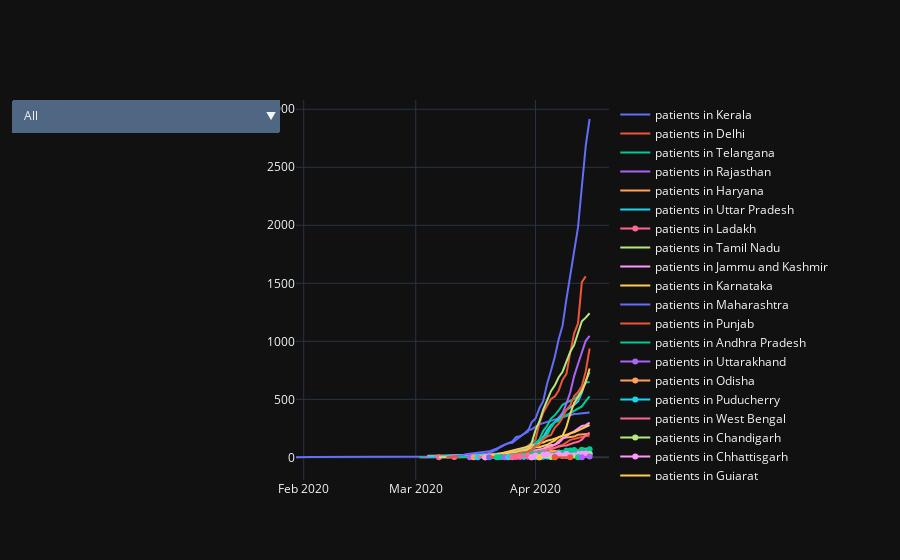

This figure's notebook cell:
### Code cell
fig = go.Figure()
keys = list(collection.keys())
for column in collection:
    fig.add_trace(
        go.Line(
            x = collection[column].date_announced,
            y = collection[column].patient_number,
            name = column
        )
    )
    
fig.update_layout(
    updatemenus=[go.layout.Updatemenu(
        active=0,
        buttons=list(create_buttons()))])

fig.show()

### Figure 1 — Plotly figure (JSON) as saved in the notebook; plotly's stock layout.template omitted (floating-point values rounded to 4 significant figures)
{"data": [{"name": "patients in Kerala", "type": "scatter", "x": ["2020-01-30T00:00:00", "2020-02-02T00:00:00", "2020-02-03T00:00:00", "2020-03-08T00:00:00", "2020-03-09T00:00:00", "2020-03-10T00:00:00", "2020-03-12T00:00:00", "2020-03-13T00:00:00", "2020-03-15T00:00:00", "2020-03-16T00:00:00", "2020-03-19T00:00:00", "2020-03-20T00:00:00", "2020-03-21T00:00:00", "2020-03-22T00:00:00", "2020-03-23T00:00:00", "2020-03-24T00:00:00", "2020-03-25T00:00:00", "2020-03-26T00:00:00", "2020-03-27T00:00:00", "2020-03-28T00:00:00", "2020-03-29T00:00:00", "2020-03-30T00:00:00", "2020-03-31T00:00:00", "2020-04-01T00:00:00", "2020-04-02T00:00:00", "2020-04-03T00:00:00", "2020-04-04T00:00:00", "2020-04-05T00:00:00", "2020-04-06T00:00:00", "2020-04-07T00:00:00", "2020-04-08T00:00:00", "2020-04-09T00:00:00", "2020-04-10T00:00:00", "2020-04-11T00:00:00", "2020-04-12T00:00:00", "2020-04-13T00:00:00", "2020-04-14T00:00:00", "2020-04-15T00:00:00"], "y": [1, 2, 3, 8, 9, 17, 19, 22, 24, 27, 28, 40, 52, 67, 95, 109, 118, 137, 176, 182, 202, 234, 241, 265, 286, 295, 306, 314, 327, 335, 344, 356, 363, 373, 375, 378, 386, 387]}, {"name": "patients in Delhi", "type": "scatter", "x": ["2020-03-02T00:00:00", "2020-03-05T00:00:00", "2020-03-06T00:00:00", "2020-03-09T00:00:00", "2020-03-11T00:00:00", "2020-03-12T00:00:00", "2020-03-13T00:00:00", "2020-03-17T00:00:00", "2020-03-18T00:00:00", "2020-03-19T00:00:00", "2020-03-20T00:00:00", "2020-03-21T00:00:00", "2020-03-22T00:00:00", "2020-03-23T00:00:00", "2020-03-25T00:00:00", "2020-03-26T00:00:00", "2020-03-27T00:00:00", "2020-03-28T00:00:00", "2020-03-29T00:00:00", "2020-03-30T00:00:00", "2020-03-31T00:00:00", "2020-04-01T00:00:00", "2020-04-02T00:00:00", "2020-04-03T00:00:00", "2020-04-04T00:00:00", "2020-04-05T00:00:00", "2020-04-06T00:00:00", "2020-04-07T00:00:00", "2020-04-08T00:00:00", "2020-04-09T00:00:00", "2020-04-10T00:00:00", "2020-04-11T00:00:00", "2020-04-12T00:00:00", "2020-04-13T00:00:00", "2020-04-14T00:00:00"], "y": [1, 2, 3, 4, 5, 6, 7, 10, 11, 14, 20, 27, 28, 30, 35, 39, 40, 49, 72, 97, 120, 152, 293, 386, 445, 503, 525, 576, 669, 720, 903, 1069, 1154, 1510, 1561]}, {"name": "patients in Telangana", "type": "scatter", "x": ["2020-03-02T00:00:00", "2020-03-14T00:00:00", "2020-03-15T00:00:00", "2020-03-16T00:00:00", "2020-03-17T00:00:00", "2020-03-18T00:00:00", "2020-03-19T00:00:00", "2020-03-20T00:00:00", "2020-03-21T00:00:00", "2020-03-22T00:00:00", "2020-03-23T00:00:00", "2020-03-24T00:00:00", "2020-03-25T00:00:00", "2020-03-26T00:00:00", "2020-03-27T00:00:00", "2020-03-28T00:00:00", "2020-03-29T00:00:00", "2020-03-30T00:00:00", "2020-03-31T00:00:00", "2020-04-01T00:00:00", "2020-04-02T00:00:00", "2020-04-03T00:00:00", "2020-04-04T00:00:00", "2020-04-05T00:00:00", "2020-04-06T00:00:00", "2020-04-07T00:00:00", "2020-04-08T00:00:00", "2020-04-09T00:00:00", "2020-04-10T00:00:00", "2020-04-11T00:00:00", "2020-04-12T00:00:00", "2020-04-13T00:00:00", "2020-04-14T00:00:00", "2020-04-15T00:00:00"], "y": [1, 2, 3, 4, 5, 13, 16, 19, 21, 27, 33, 39, 41, 45, 59, 67, 70, 77, 97, 127, 154, 229, 272, 334, 364, 404, 453, 471, 487, 503, 531, 592, 644, 650]}, {"name": "patients in Rajasthan", "type": "scatter", "x": ["2020-03-03T00:00:00", "2020-03-04T00:00:00", "2020-03-10T00:00:00", "2020-03-14T00:00:00", "2020-03-18T00:00:00", "2020-03-19T00:00:00", "2020-03-20T00:00:00", "2020-03-21T00:00:00", "2020-03-22T00:00:00", "2020-03-23T00:00:00", "2020-03-25T00:00:00", "2020-03-26T00:00:00", "2020-03-27T00:00:00", "2020-03-28T00:00:00", "2020-03-29T00:00:00", "2020-03-30T00:00:00", "2020-03-31T00:00:00", "2020-04-01T00:00:00", "2020-04-02T00:00:00", "2020-04-03T00:00:00", "2020-04-04T00:00:00", "2020-04-05T00:00:00", "2020-04-06T00:00:00", "2020-04-07T00:00:00", "2020-04-08T00:00:00", "2020-04-09T00:00:00", "2020-04-10T00:00:00", "2020-04-11T00:00:00", "2020-04-12T00:00:00", "2020-04-13T00:00:00", "2020-04-14T00:00:00", "2020-04-15T00:00:00"], "y": [1, 2, 3, 4, 7, 9, 17, 24, 29, 32, 38, 43, 50, 54, 59, 79, 93, 120, 133, 179, 206, 266, 301, 343, 383, 463, 561, 700, 804, 897, 1005, 1046]}, {"name": "patients in Haryana", "type": "scatter", "x": ["2020-03-04T00:00:00", "2020-03-17T00:00:00", "2020-03-18T00:00:00", "2020-03-20T00:00:00", "2020-03-21T00:00:00", "2020-03-23T00:00:00", "2020-03-24T00:00:00", "2020-03-25T00:00:00", "2020-03-26T00:00:00", "2020-03-27T00:00:00", "2020-03-28T00:00:00", "2020-03-30T00:00:00", "2020-03-31T00:00:00", "2020-04-02T00:00:00", "2020-04-03T00:00:00", "2020-04-04T00:00:00", "2020-04-05T00:00:00", "2020-04-06T00:00:00", "2020-04-07T00:00:00", "2020-04-08T00:00:00", "2020-04-09T00:00:00", "2020-04-10T00:00:00", "2020-04-11T00:00:00", "2020-04-12T00:00:00", "2020-04-13T00:00:00", "2020-04-14T00:00:00", "2020-04-15T00:00:00"], "y": [14, 15, 17, 19, 21, 28, 30, 31, 32, 33, 35, 36, 43, 49, 58, 84, 90, 110, 143, 167, 170, 176, 179, 195, 196, 198, 204]}, {"name": "patients in Uttar Pradesh", "type": "scatter", "x": ["2020-03-04T00:00:00", "2020-03-05T00:00:00", "2020-03-09T00:00:00", "2020-03-12T00:00:00", "2020-03-13T00:00:00", "2020-03-17T00:00:00", "2020-03-18T00:00:00", "2020-03-19T00:00:00", "2020-03-20T00:00:00", "2020-03-21T00:00:00", "2020-03-22T00:00:00", "2020-03-23T00:00:00", "2020-03-24T00:00:00", "2020-03-25T00:00:00", "2020-03-26T00:00:00", "2020-03-27T00:00:00", "2020-03-28T00:00:00", "2020-03-29T00:00:00", "2020-03-30T00:00:00", "2020-03-31T00:00:00", "2020-04-01T00:00:00", "2020-04-02T00:00:00", "2020-04-03T00:00:00", "2020-04-04T00:00:00", "2020-04-05T00:00:00", "2020-04-06T00:00:00", "2020-04-07T00:00:00", "2020-04-08T00:00:00", "2020-04-09T00:00:00", "2020-04-10T00:00:00", "2020-04-11T00:00:00", "2020-04-12T00:00:00", "2020-04-13T00:00:00", "2020-04-14T00:00:00", "2020-04-15T00:00:00"], "y": [7, 8, 10, 12, 13, 15, 17, 20, 24, 28, 30, 34, 35, 38, 42, 49, 65, 72, 96, 104, 117, 128, 174, 234, 278, 305, 332, 361, 410, 433, 452, 483, 558, 660, 735]}, {"name": "patients in Ladakh", "type": "scatter", "x": ["2020-03-07T00:00:00", "2020-03-11T00:00:00", "2020-03-17T00:00:00", "2020-03-20T00:00:00", "2020-03-21T00:00:00", "2020-04-03T00:00:00", "2020-04-10T00:00:00", "2020-04-13T00:00:00"], "y": [2, 3, 8, 10, 13, 14, 15, 17]}, {"name": "patients in Tamil Nadu", "type": "scatter", "x": ["2020-03-07T00:00:00", "2020-03-18T00:00:00", "2020-03-19T00:00:00", "2020-03-21T00:00:00", "2020-03-22T00:00:00", "2020-03-23T00:00:00", "2020-03-24T00:00:00", "2020-03-25T00:00:00", "2020-03-26T00:00:00", "2020-03-27T00:00:00", "2020-03-28T00:00:00", "2020-03-29T00:00:00", "2020-03-30T00:00:00", "2020-03-31T00:00:00", "2020-04-01T00:00:00", "2020-04-02T00:00:00", "2020-04-03T00:00:00", "2020-04-04T00:00:00", "2020-04-05T00:00:00", "2020-04-06T00:00:00", "2020-04-07T00:00:00", "2020-04-08T00:00:00", "2020-04-09T00:00:00", "2020-04-10T00:00:00", "2020-04-11T00:00:00", "2020-04-12T00:00:00", "2020-04-13T00:00:00", "2020-04-14T00:00:00", "2020-04-15T00:00:00"], "y": [1, 2, 3, 6, 9, 12, 18, 26, 29, 38, 42, 50, 67, 124, 234, 309, 411, 485, 571, 621, 690, 738, 834, 911, 969, 1075, 1173, 1204, 1242]}, {"name": "patients in Jammu and Kashmir", "type": "scatter", "x": ["2020-03-09T00:00:00", "2020-03-13T00:00:00", "2020-03-16T00:00:00", "2020-03-18T00:00:00", "2020-03-24T00:00:00", "2020-03-25T00:00:00", "2020-03-26T00:00:00", "2020-03-27T00:00:00", "2020-03-28T00:00:00", "2020-03-29T00:00:00", "2020-03-30T00:00:00", "2020-03-31T00:00:00", "2020-04-01T00:00:00", "2020-04-02T00:00:00", "2020-04-03T00:00:00", "2020-04-04T00:00:00", "2020-04-05T00:00:00", "2020-04-06T00:00:00", "2020-04-07T00:00:00", "2020-04-08T00:00:00", "2020-04-09T00:00:00", "2020-04-10T00:00:00", "2020-04-11T00:00:00", "2020-04-12T00:00:00", "2020-04-13T00:00:00", "2020-04-14T00:00:00", "2020-04-15T00:00:00"], "y": [1, 2, 3, 4, 6, 11, 14, 20, 33, 38, 49, 55, 62, 70, 75, 92, 106, 109, 125, 158, 184, 207, 224, 245, 270, 278, 300]}, {"name": "patients in Karnataka", "type": "scatter", "x": ["2020-03-09T00:00:00", "2020-03-10T00:00:00", "2020-03-12T00:00:00", "2020-03-13T00:00:00", "2020-03-16T00:00:00", "2020-03-17T00:00:00", "2020-03-18T00:00:00", "2020-03-19T00:00:00", "2020-03-21T00:00:00", "2020-03-22T00:00:00", "2020-03-23T00:00:00", "2020-03-24T00:00:00", "2020-03-25T00:00:00", "2020-03-26T00:00:00", "2020-03-27T00:00:00", "2020-03-28T00:00:00", "2020-03-29T00:00:00", "2020-03-30T00:00:00", "2020-03-31T00:00:00", "2020-04-01T00:00:00", "2020-04-02T00:00:00", "2020-04-03T00:00:00", "2020-04-04T00:00:00", "2020-04-05T00:00:00", "2020-04-06T00:00:00", "2020-04-07T00:00:00", "2020-04-08T00:00:00", "2020-04-09T00:00:00", "2020-04-10T00:00:00", "2020-04-11T00:00:00", "2020-04-12T00:00:00", "2020-04-13T00:00:00", "2020-04-14T00:00:00", "2020-04-15T00:00:00"], "y": [1, 4, 5, 6, 7, 11, 14, 15, 20, 26, 33, 41, 51, 55, 64, 76, 83, 88, 101, 110, 124, 128, 144, 151, 163, 175, 181, 197, 207, 215, 232, 247, 260, 279]}, {"name": "patients in Maharashtra", "type": "scatter", "x": ["2020-03-09T00:00:00", "2020-03-10T00:00:00", "2020-03-11T00:00:00", "2020-03-12T00:00:00", "2020-03-13T00:00:00", "2020-03-14T00:00:00", "2020-03-15T00:00:00", "2020-03-16T00:00:00", "2020-03-17T00:00:00", "2020-03-18T00:00:00", "2020-03-19T00:00:00", "2020-03-20T00:00:00", "2020-03-21T00:00:00", "2020-03-22T00:00:00", "2020-03-23T00:00:00", "2020-03-24T00:00:00", "2020-03-25T00:00:00", "2020-03-26T00:00:00", "2020-03-27T00:00:00", "2020-03-28T00:00:00", "2020-03-29T00:00:00", "2020-03-30T00:00:00", "2020-03-31T00:00:00", "2020-04-01T00:00:00", "2020-04-02T00:00:00", "2020-04-03T00:00:00", "2020-04-04T00:00:00", "2020-04-05T00:00:00", "2020-04-06T00:00:00", "2020-04-07T00:00:00", "2020-04-08T00:00:00", "2020-04-09T00:00:00", "2020-04-10T00:00:00", "2020-04-11T00:00:00", "2020-04-12T00:00:00", "2020-04-13T00:00:00", "2020-04-14T00:00:00", "2020-04-15T00:00:00"], "y": [2, 5, 11, 14, 17, 26, 32, 39, 41, 45, 48, 52, 64, 74, 89, 107, 122, 125, 153, 181, 203, 220, 302, 335, 423, 487, 635, 747, 868, 1018, 1135, 1364, 1574, 1761, 1982, 2334, 2684, 2916]}, {"name": "patients in Punjab", "type": "scatter", "x": ["2020-03-09T00:00:00", "2020-03-19T00:00:00", "2020-03-20T00:00:00", "2020-03-21T00:00:00", "2020-03-22T00:00:00", "2020-03-23T00:00:00", "2020-03-24T00:00:00", "2020-03-25T00:00:00", "2020-03-26T00:00:00", "2020-03-27T00:00:00", "2020-03-30T00:00:00", "2020-03-31T00:00:00", "2020-04-01T00:00:00", "2020-04-02T00:00:00", "2020-04-03T00:00:00", "2020-04-04T00:00:00", "2020-04-05T00:00:00", "2020-04-06T00:00:00", "2020-04-07T00:00:00", "2020-04-08T00:00:00", "2020-04-09T00:00:00", "2020-04-10T00:00:00", "2020-04-11T00:00:00", "2020-04-12T00:00:00", "2020-04-13T00:00:00", "2020-04-14T00:00:00", "2020-04-15T00:00:00"], "y": [1, 2, 3, 13, 21, 23, 29, 31, 33, 38, 41, 42, 46, 47, 53, 65, 68, 79, 99, 106, 130, 151, 158, 170, 176, 184, 186]}, {"name": "patients in Andhra Pradesh", "type": "scatter", "x": ["2020-03-12T00:00:00", "2020-03-19T00:00:00", "2020-03-21T00:00:00", "2020-03-22T00:00:00", "2020-03-23T00:00:00", "2020-03-24T00:00:00", "2020-03-25T00:00:00", "2020-03-26T00:00:00", "2020-03-27T00:00:00", "2020-03-28T00:00:00", "2020-03-29T00:00:00", "2020-03-30T00:00:00", "2020-03-31T00:00:00", "2020-04-01T00:00:00", "2020-04-02T00:00:00", "2020-04-03T00:00:00", "2020-04-04T00:00:00", "2020-04-05T00:00:00", "2020-04-06T00:00:00", "2020-04-07T00:00:00", "2020-04-08T00:00:00", "2020-04-09T00:00:00", "2020-04-10T00:00:00", "2020-04-11T00:00:00", "2020-04-12T00:00:00", "2020-04-13T00:00:00", "2020-04-14T00:00:00", "2020-04-15T00:00:00"], "y": [1, 3, 5, 6, 7, 8, 10, 11, 13, 19, 21, 23, 44, 111, 149, 164, 192, 256, 303, 314, 348, 363, 381, 405, 420, 439, 484, 525]}, {"name": "patients in Uttarakhand", "type": "scatter", "x": ["2020-03-15T00:00:00", "2020-03-19T00:00:00", "2020-03-23T00:00:00", "2020-03-25T00:00:00", "2020-03-28T00:00:00", "2020-03-29T00:00:00", "2020-04-02T00:00:00", "2020-04-03T00:00:00", "2020-04-04T00:00:00", "2020-04-05T00:00:00", "2020-04-06T00:00:00", "2020-04-08T00:00:00", "2020-04-14T00:00:00"], "y": [1, 3, 4, 5, 6, 7, 10, 16, 22, 26, 31, 35, 37]}, {"name": "patients in Odisha", "type": "scatter", "x": ["2020-03-16T00:00:00", "2020-03-19T00:00:00", "2020-03-26T00:00:00", "2020-03-31T00:00:00", "2020-04-01T00:00:00", "2020-04-03T00:00:00", "2020-04-04T00:00:00", "2020-04-05T00:00:00", "2020-04-06T00:00:00", "2020-04-07T00:00:00", "2020-04-09T00:00:00", "2020-04-10T00:00:00", "2020-04-11T00:00:00", "2020-04-13T00:00:00", "2020-04-14T00:00:00"], "y": [1, 2, 3, 4, 5, 20, 21, 39, 40, 42, 48, 50, 54, 55, 60]}, {"name": "patients in Puducherry", "type": "scatter", "x": ["2020-03-17T00:00:00", "2020-04-01T00:00:00", "2020-04-02T00:00:00", "2020-04-10T00:00:00"], "y": [1, 3, 5, 7]}, {"name": "patients in West Bengal", "type": "scatter", "x": ["2020-03-17T00:00:00", "2020-03-20T00:00:00", "2020-03-21T00:00:00", "2020-03-22T00:00:00", "2020-03-24T00:00:00", "2020-03-26T00:00:00", "2020-03-27T00:00:00", "2020-03-28T00:00:00", "2020-03-29T00:00:00", "2020-03-30T00:00:00", "2020-03-31T00:00:00", "2020-04-02T00:00:00", "2020-04-05T00:00:00", "2020-04-07T00:00:00", "2020-04-08T00:00:00", "2020-04-09T00:00:00", "2020-04-10T00:00:00", "2020-04-11T00:00:00", "2020-04-12T00:00:00", "2020-04-13T00:00:00", "2020-04-14T00:00:00", "2020-04-15T00:00:00"], "y": [1, 2, 4, 7, 9, 10, 15, 18, 21, 22, 37, 53, 80, 91, 99, 103, 116, 126, 134, 152, 190, 213]}, {"name": "patients in Chandigarh", "type": "scatter", "x": ["2020-03-19T00:00:00", "2020-03-20T00:00:00", "2020-03-22T00:00:00", "2020-03-23T00:00:00", "2020-03-27T00:00:00", "2020-03-30T00:00:00", "2020-03-31T00:00:00", "2020-04-01T00:00:00", "2020-04-02T00:00:00", "2020-04-10T00:00:00", "2020-04-12T00:00:00"], "y": [1, 5, 6, 7, 8, 13, 15, 17, 18, 19, 21]}, {"name": "patients in Chhattisgarh", "type": "scatter", "x": ["2020-03-19T00:00:00", "2020-03-25T00:00:00", "2020-03-26T00:00:00", "2020-03-28T00:00:00", "2020-03-30T00:00:00", "2020-03-31T00:00:00", "2020-04-04T00:00:00", "2020-04-09T00:00:00", "2020-04-11T00:00:00", "2020-04-12T00:00:00", "2020-04-14T00:00:00"], "y": [1, 3, 6, 7, 8, 9, 10, 18, 25, 31, 33]}, {"name": "patients in Gujarat", "type": "scatter", "x": ["2020-03-19T00:00:00", "2020-03-20T00:00:00", "2020-03-21T00:00:00", "2020-03-22T00:00:00", "2020-03-23T00:00:00", "2020-03-24T00:00:00", "2020-03-25T00:00:00", "2020-03-26T00:00:00", "2020-03-27T00:00:00", "2020-03-28T00:00:00", "2020-03-29T00:00:00", "2020-03-30T00:00:00", "2020-03-31T00:00:00", "2020-04-01T00:00:00", "2020-04-02T00:00:00", "2020-04-03T00:00:00", "2020-04-04T00:00:00", "2020-04-05T00:00:00", "2020-04-06T00:00:00", "2020-04-07T00:00:00", "2020-04-08T00:00:00", "2020-04-09T00:00:00", "2020-04-10T00:00:00", "2020-04-11T00:00:00", "2020-04-12T00:00:00", "2020-04-13T00:00:00", "2020-04-14T00:00:00", "2020-04-15T00:00:00"], "y": [2, 7, 14, 18, 30, 36, 38, 44, 47, 55, 63, 70, 74, 87, 88, 95, 108, 128, 146, 175, 186, 262, 378, 468, 516, 572, 650, 766]}, {"name": "patients in Himachal Pradesh", "type": "scatter", "x": ["2020-03-20T00:00:00", "2020-03-23T00:00:00", "2020-04-02T00:00:00", "2020-04-04T00:00:00", "2020-04-05T00:00:00", "2020-04-06T00:00:00", "2020-04-07T00:00:00", "2020-04-09T00:00:00", "2020-04-11T00:00:00", "2020-04-14T00:00:00", "2020-04-15T00:00:00"], "y": [2, 3, 6, 13, 14, 18, 27, 28, 32, 33, 35]}, {"name": "patients in Madhya Pradesh", "type": "scatter", "x": ["2020-03-20T00:00:00", "2020-03-22T00:00:00", "2020-03-24T00:00:00", "2020-03-25T00:00:00", "2020-03-26T00:00:00", "2020-03-27T00:00:00", "2020-03-28T00:00:00", "2020-03-30T00:00:00", "2020-03-31T00:00:00", "2020-04-01T00:00:00", "2020-04-02T00:00:00", "2020-04-03T00:00:00", "2020-04-04T00:00:00", "2020-04-05T00:00:00", "2020-04-06T00:00:00", "2020-04-07T00:00:00", "2020-04-08T00:00:00", "2020-04-09T00:00:00", "2020-04-10T00:00:00", "2020-04-11T00:00:00", "2020-04-12T00:00:00", "2020-04-13T00:00:00", "2020-04-14T00:00:00", "2020-04-15T00:00:00"], "y": [4, 6, 7, 15, 20, 29, 39, 47, 66, 98, 107, 154, 179, 193, 256, 290, 341, 411, 451, 529, 562, 614, 741, 938]}, {"name": "patients in Bihar", "type": "scatter", "x": ["2020-03-22T00:00:00", "2020-03-23T00:00:00", "2020-03-25T00:00:00", "2020-03-26T00:00:00", "2020-03-27T00:00:00", "2020-03-28T00:00:00", "2020-03-29T00:00:00", "2020-03-31T00:00:00", "2020-04-01T00:00:00", "2020-04-02T00:00:00", "2020-04-03T00:00:00", "2020-04-04T00:00:00", "2020-04-07T00:00:00", "2020-04-08T00:00:00", "2020-04-09T00:00:00", "2020-04-10T00:00:00", "2020-04-11T00:00:00", "2020-04-13T00:00:00", "2020-04-15T00:00:00"], "y": [2, 3, 4, 7, 9, 11, 15, 21, 24, 29, 31, 32, 38, 39, 58, 60, 64, 66, 70]}, {"name": "patients in Manipur", "type": "scatter", "x": ["2020-03-24T00:00:00", "2020-04-02T00:00:00"], "y": [1, 2]}, {"name": "patients in Mizoram", "type": "scatter", "x": ["2020-03-25T00:00:00"], "y": [1]}, {"name": "patients in Goa", "type": "scatter", "x": ["2020-03-25T00:00:00", "2020-03-29T00:00:00", "2020-04-03T00:00:00", "2020-04-04T00:00:00"], "y": [3, 5, 6, 7]}, {"name": "patients in Andaman and Nicobar Islands", "type": "scatter", "x": ["2020-03-26T00:00:00", "2020-03-27T00:00:00", "2020-03-28T00:00:00", "2020-03-30T00:00:00", "2020-04-08T00:00:00"], "y": [1, 6, 9, 10, 11]}, {"name": "patients in Jharkhand", "type": "scatter", "x": ["2020-03-31T00:00:00", "2020-04-02T00:00:00", "2020-04-05T00:00:00", "2020-04-06T00:00:00", "2020-04-09T00:00:00", "2020-04-10T00:00:00", "2020-04-11T00:00:00", "2020-04-12T00:00:00", "2020-04-13T00:00:00", "2020-04-14T00:00:00", "2020-04-15T00:00:00"], "y": [1, 2, 3, 4, 13, 14, 17, 19, 24, 27, 28]}, {"name": "patients in Assam", "type": "scatter", "x": ["2020-03-31T00:00:00", "2020-04-01T00:00:00", "2020-04-03T00:00:00", "2020-04-04T00:00:00", "2020-04-07T00:00:00", "2020-04-09T00:00:00", "2020-04-13T00:00:00", "2020-04-14T00:00:00"], "y": [1, 16, 23, 26, 28, 29, 31, 32]}, {"name": "patients in Arunachal Pradesh", "type": "scatter", "x": ["2020-04-02T00:00:00"], "y": [1]}, {"name": "patients in Dadra and Nagar Haveli", "type": "scatter", "x": ["2020-04-06T00:00:00"], "y": [1]}, {"name": "patients in Tripura", "type": "scatter", "x": ["2020-04-06T00:00:00", "2020-04-10T00:00:00"], "y": [1, 2]}, {"name": "patients in Nagaland", "type": "scatter", "x": ["2020-04-12T00:00:00"], "y": [1]}, {"name": "patients in Meghalaya", "type": "scatter", "x": ["2020-04-13T00:00:00", "2020-04-15T00:00:00"], "y": [1, 7]}], "layout": {"updatemenus": [{"active": 0, "buttons": [{"args": [{"visible": [true, true, true, true, true, true, true, true, true, true, true, true, true, true, true, true, true, true, true, true, true, true, true, true, true, true, true, true, true, true, true, true, true, true]}, {"showlegend": true, "title": "All"}], "label": "All", "method": "update"}, {"args": [{"visible": [true, false, false, false, false, false, false, false, false, false, false, false, false, false, false, false, false, false, false, false, false, false, false, false, false, false, false, false, false, false, false, false, false, false]}, {"showlegend": true, "title": "patients in Kerala"}], "label": "patients in Kerala", "method": "update"}, {"args": [{"visible": [false, true, false, false, false, false, false, false, false, false, false, false, false, false, false, false, false, false, false, false, false, false, false, false, false, false, false, false, false, false, false, false, false, false]}, {"showlegend": true, "title": "patients in Delhi"}], "label": "patients in Delhi", "method": "update"}, {"args": [{"visible": [false, false, true, false, false, false, false, false, false, false, false, false, false, false, false, false, false, false, false, false, false, false, false, false, false, false, false, false, false, false, false, false, false, false]}, {"showlegend": true, "title": "patients in Telangana"}], "label": "patients in Telangana", "method": "update"}, {"args": [{"visible": [false, false, false, true, false, false, false, false, false, false, false, false, false, false, false, false, false, false, false, false, false, false, false, false, false, false, false, false, false, false, false, false, false, false]}, {"showlegend": true, "title": "patients in Rajasthan"}], "label": "patients in Rajasthan", "method": "update"}, {"args": [{"visible": [false, false, false, false, true, false, false, false, false, false, false, false, false, false, false, false, false, false, false, false, false, false, false, false, false, false, false, false, false, false, false, false, false, false]}, {"showlegend": true, "title": "patients in Haryana"}], "label": "patients in Haryana", "method": "update"}, {"args": [{"visible": [false, false, false, false, false, true, false, false, false, false, false, false, false, false, false, false, false, false, false, false, false, false, false, false, false, false, false, false, false, false, false, false, false, false]}, {"showlegend": true, "title": "patients in Uttar Pradesh"}], "label": "patients in Uttar Pradesh", "method": "update"}, {"args": [{"visible": [false, false, false, false, false, false, true, false, false, false, false, false, false, false, false, false, false, false, false, false, false, false, false, false, false, false, false, false, false, false, false, false, false, false]}, {"showlegend": true, "title": "patients in Ladakh"}], "label": "patients in Ladakh", "method": "update"}, {"args": [{"visible": [false, false, false, false, false, false, false, true, false, false, false, false, false, false, false, false, false, false, false, false, false, false, false, false, false, false, false, false, false, false, false, false, false, false]}, {"showlegend": true, "title": "patients in Tamil Nadu"}], "label": "patients in Tamil Nadu", "method": "update"}, {"args": [{"visible": [false, false, false, false, false, false, false, false, true, false, false, false, false, false, false, false, false, false, false, false, false, false, false, false, false, false, false, false, false, false, false, false, false, false]}, {"showlegend": true, "title": "patients in Jammu and Kashmir"}], "label": "patients in Jammu and Kashmir", "method": "update"}, {"args": [{"visible": [false, false, false, false, false, false, false, false, false, true, false, false, false, false, false, false, false, false, false, false, false, false, false, false, false, false, false, false, false, false, false, false, false, false]}, {"showlegend": true, "title": "patients in Karnataka"}], "label": "patients in Karnataka", "method": "update"}, {"args": [{"visible": [false, false, false, false, false, false, false, false, false, false, true, false, false, false, false, false, false, false, false, false, false, false, false, false, false, false, false, false, false, false, false, false, false, false]}, {"showlegend": true, "title": "patients in Maharashtra"}], "label": "patients in Maharashtra", "method": "update"}, {"args": [{"visible": [false, false, false, false, false, false, false, false, false, false, false, true, false, false, false, false, false, false, false, false, false, false, false, false, false, false, false, false, false, false, false, false, false, false]}, {"showlegend": true, "title": "patients in Punjab"}], "label": "patients in Punjab", "method": "update"}, {"args": [{"visible": [false, false, false, false, false, false, false, false, false, false, false, false, true, false, false, false, false, false, false, false, false, false, false, false, false, false, false, false, false, false, false, false, false, false]}, {"showlegend": true, "title": "patients in Andhra Pradesh"}], "label": "patients in Andhra Pradesh", "method": "update"}, {"args": [{"visible": [false, false, false, false, false, false, false, false, false, false, false, false, false, true, false, false, false, false, false, false, false, false, false, false, false, false, false, false, false, false, false, false, false, false]}, {"showlegend": true, "title": "patients in Uttarakhand"}], "label": "patients in Uttarakhand", "method": "update"}, {"args": [{"visible": [false, false, false, false, false, false, false, false, false, false, false, false, false, false, true, false, false, false, false, false, false, false, false, false, false, false, false, false, false, false, false, false, false, false]}, {"showlegend": true, "title": "patients in Odisha"}], "label": "patients in Odisha", "method": "update"}, {"args": [{"visible": [false, false, false, false, false, false, false, false, false, false, false, false, false, false, false, true, false, false, false, false, false, false, false, false, false, false, false, false, false, false, false, false, false, false]}, {"showlegend": true, "title": "patients in Puducherry"}], "label": "patients in Puducherry", "method": "update"}, {"args": [{"visible": [false, false, false, false, false, false, false, false, false, false, false, false, false, false, false, false, true, false, false, false, false, false, false, false, false, false, false, false, false, false, false, false, false, false]}, {"showlegend": true, "title": "patients in West Bengal"}], "label": "patients in West Bengal", "method": "update"}, {"args": [{"visible": [false, false, false, false, false, false, false, false, false, false, false, false, false, false, false, false, false, true, false, false, false, false, false, false, false, false, false, false, false, false, false, false, false, false]}, {"showlegend": true, "title": "patients in Chandigarh"}], "label": "patients in Chandigarh", "method": "update"}, {"args": [{"visible": [false, false, false, false, false, false, false, false, false, false, false, false, false, false, false, false, false, false, true, false, false, false, false, false, false, false, false, false, false, false, false, false, false, false]}, {"showlegend": true, "title": "patients in Chhattisgarh"}], "label": "patients in Chhattisgarh", "method": "update"}, {"args": [{"visible": [false, false, false, false, false, false, false, false, false, false, false, false, false, false, false, false, false, false, false, true, false, false, false, false, false, false, false, false, false, false, false, false, false, false]}, {"showlegend": true, "title": "patients in Gujarat"}], "label": "patients in Gujarat", "method": "update"}, {"args": [{"visible": [false, false, false, false, false, false, false, false, false, false, false, false, false, false, false, false, false, false, false, false, true, false, false, false, false, false, false, false, false, false, false, false, false, false]}, {"showlegend": true, "title": "patients in Himachal Pradesh"}], "label": "patients in Himachal Pradesh", "method": "update"}, {"args": [{"visible": [false, false, false, false, false, false, false, false, false, false, false, false, false, false, false, false, false, false, false, false, false, true, false, false, false, false, false, false, false, false, false, false, false, false]}, {"showlegend": true, "title": "patients in Madhya Pradesh"}], "label": "patients in Madhya Pradesh", "method": "update"}, {"args": [{"visible": [false, false, false, false, false, false, false, false, false, false, false, false, false, false, false, false, false, false, false, false, false, false, true, false, false, false, false, false, false, false, false, false, false, false]}, {"showlegend": true, "title": "patients in Bihar"}], "label": "patients in Bihar", "method": "update"}, {"args": [{"visible": [false, false, false, false, false, false, false, false, false, false, false, false, false, false, false, false, false, false, false, false, false, false, false, true, false, false, false, false, false, false, false, false, false, false]}, {"showlegend": true, "title": "patients in Manipur"}], "label": "patients in Manipur", "method": "update"}, {"args": [{"visible": [false, false, false, false, false, false, false, false, false, false, false, false, false, false, false, false, false, false, false, false, false, false, false, false, true, false, false, false, false, false, false, false, false, false]}, {"showlegend": true, "title": "patients in Mizoram"}], "label": "patients in Mizoram", "method": "update"}, {"args": [{"visible": [false, false, false, false, false, false, false, false, false, false, false, false, false, false, false, false, false, false, false, false, false, false, false, false, false, true, false, false, false, false, false, false, false, false]}, {"showlegend": true, "title": "patients in Goa"}], "label": "patients in Goa", "method": "update"}, {"args": [{"visible": [false, false, false, false, false, false, false, false, false, false, false, false, false, false, false, false, false, false, false, false, false, false, false, false, false, false, true, false, false, false, false, false, false, false]}, {"showlegend": true, "title": "patients in Andaman and Nicobar Islands"}], "label": "patients in Andaman and Nicobar Islands", "method": "update"}, {"args": [{"visible": [false, false, false, false, false, false, false, false, false, false, false, false, false, false, false, false, false, false, false, false, false, false, false, false, false, false, false, true, false, false, false, false, false, false]}, {"showlegend": true, "title": "patients in Jharkhand"}], "label": "patients in Jharkhand", "method": "update"}, {"args": [{"visible": [false, false, false, false, false, false, false, false, false, false, false, false, false, false, false, false, false, false, false, false, false, false, false, false, false, false, false, false, true, false, false, false, false, false]}, {"showlegend": true, "title": "patients in Assam"}], "label": "patients in Assam", "method": "update"}, {"args": [{"visible": [false, false, false, false, false, false, false, false, false, false, false, false, false, false, false, false, false, false, false, false, false, false, false, false, false, false, false, false, false, true, false, false, false, false]}, {"showlegend": true, "title": "patients in Arunachal Pradesh"}], "label": "patients in Arunachal Pradesh", "method": "update"}, {"args": [{"visible": [false, false, false, false, false, false, false, false, false, false, false, false, false, false, false, false, false, false, false, false, false, false, false, false, false, false, false, false, false, false, true, false, false, false]}, {"showlegend": true, "title": "patients in Dadra and Nagar Haveli"}], "label": "patients in Dadra and Nagar Haveli", "method": "update"}, {"args": [{"visible": [false, false, false, false, false, false, false, false, false, false, false, false, false, false, false, false, false, false, false, false, false, false, false, false, false, false, false, false, false, false, false, true, false, false]}, {"showlegend": true, "title": "patients in Tripura"}], "label": "patients in Tripura", "method": "update"}, {"args": [{"visible": [false, false, false, false, false, false, false, false, false, false, false, false, false, false, false, false, false, false, false, false, false, false, false, false, false, false, false, false, false, false, false, false, true, false]}, {"showlegend": true, "title": "patients in Nagaland"}], "label": "patients in Nagaland", "method": "update"}, {"args": [{"visible": [false, false, false, false, false, false, false, false, false, false, false, false, false, false, false, false, false, false, false, false, false, false, false, false, false, false, false, false, false, false, false, false, false, true]}, {"showlegend": true, "title": "patients in Meghalaya"}], "label": "patients in Meghalaya", "method": "update"}]}]}}
